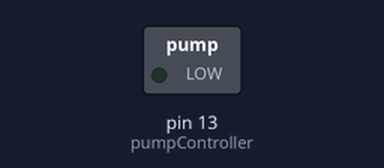
A sketch run on a simulated Arduino Uno, built with avr-gcc and run on an emulated ATmega328P. Shown: switched loads named in the sketch (green lamp = pin HIGH).

Above: at 0.5 s.
At 2.5 s:
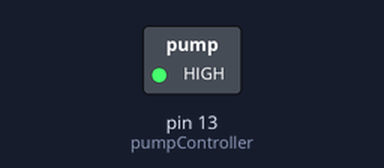
Timing chart, 0 to 5.2 s (numbered marks = the images above):
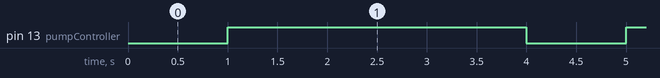

Measured:
- by itself, pin 13 (pumpController): alternates HIGH for 3.0 s and LOW for 1.0 s

The sketch:

pompa.ino
```cpp
#include <TimeLib.h>


#define pumpController 13

void setup() {
  pinMode(pumpController,OUTPUT);
}

void loop() {
  digitalWrite(pumpController,LOW);
  delay(1000);
  digitalWrite(pumpController,HIGH);
  delay(3000);

}
```
